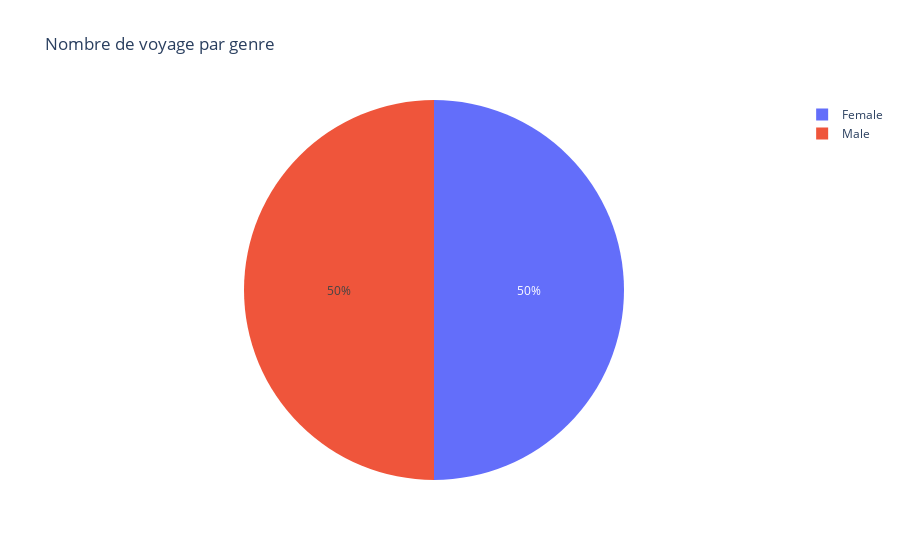

Notebook cell for this chart:
### Markdown cell above
Analyser le nombre de voyages par genre permet de voir s'il existe des différences entre les hommes et les femmes en termes de fréquence de voyages. Cela peut aussi révéler si les choix d'hébergement, de transport, ainsi que la durée et le coût des voyages varient en fonction du genre. Par exemple, cela peut aider à comprendre si les hommes ou les femmes préfèrent certains types de voyages ou destinations, ce qui peut influencer la durée et le coût.

### Code cell
df = pd.read_csv('travel_data_modified.csv')

gender_counts = df['Traveler gender'].value_counts()

fig = go.Figure(data=[go.Pie(labels=gender_counts.index, values=gender_counts.values)])

fig.update_layout(title='Nombre de voyage par genre')

fig.show()

### Figure 1 — Plotly figure (JSON) as saved in the notebook; plotly's stock layout.template omitted (floating-point values rounded to 4 significant figures)
{"data": [{"labels": ["Female", "Male"], "type": "pie", "values": [958, 958]}], "layout": {"title": {"text": "Nombre de voyage par genre"}}}
